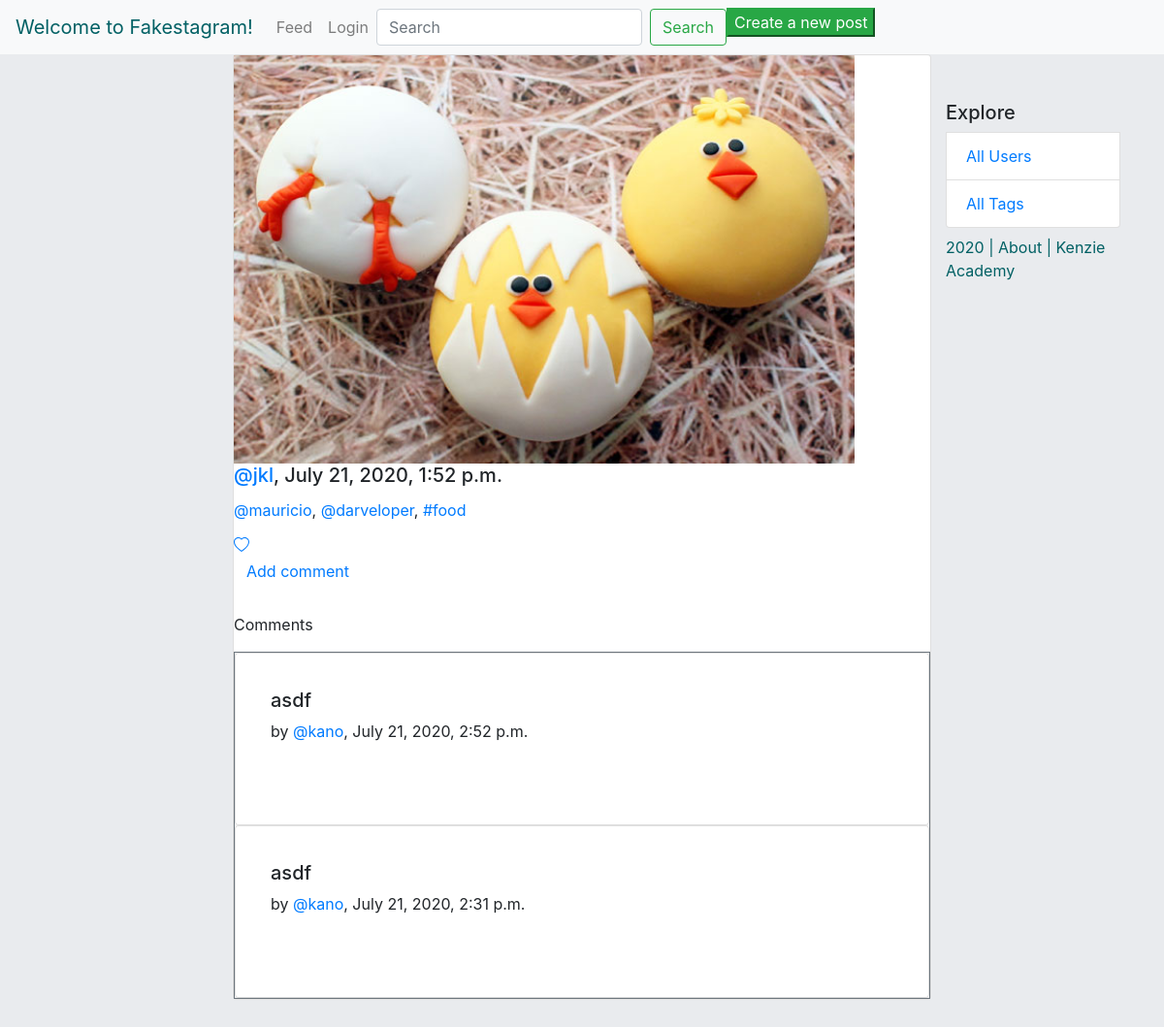
Screenshot of /post/9/ with the database file from the repository.
### insta_backend/models.py (models this page shows, shortened)
class Post(models.Model):
    author = models.ForeignKey(
        'authentication.Author',
        on_delete=models.CASCADE
    )
    image = models.ImageField(upload_to='post_uploads/')
    caption = models.TextField(max_length=500)
    created_timestamp = models.DateTimeField(auto_now_add=True)
    updated_timestamp = models.DateTimeField(auto_now=True)
    likes = models.ManyToManyField(
        'authentication.Author',
        blank=True,
        related_name="authors_who_like_this"
        )
    comments = models.ManyToManyField(
        'authentication.Author',
        blank=True,
        related_name="authors_who_commented_this"
        )

### authentication/models.py (models this page shows, shortened)
class Author(AbstractBaseUser):
    name = models.CharField(max_length=50)
    username = models.CharField(max_length=50, unique=True)
    slug = models.SlugField(null=False, unique=True)
    email = models.EmailField(max_length=100, unique=True)
    active = models.BooleanField(default=True)
    staff = models.BooleanField(default=False)
    admin = models.BooleanField(default=False)
    following = models.ManyToManyField(
        'self',
        related_name="following"
    )
    USERNAME_FIELD = 'username'
    REQUIRED_FIELDS = ['email', 'name']
    def __str__(self):
        return self.name
    objects = AuthorManager()

### comments/models.py (models this page shows, shortened)
class Comments(models.Model):
    posts = models.ForeignKey(
        Post, on_delete=models.CASCADE,
        null=True,
        blank=True,
        related_name='comment_text'
        )
    author = models.ForeignKey(
        'authentication.Author',
        max_length=200,
        on_delete=models.CASCADE
        )
    text = models.TextField()
    created_date = models.DateTimeField(default=timezone.now)
    approved_comment = models.BooleanField(default=False)

### insta_backend/views.py (the view)
# urls.py: path("post/<int:id>/", post_detail, name="post_detail"),
def post_detail(request, id):
    html = "post_detail.html"
    post = Post.objects.get(id=id)
    comments = Comments.objects.filter(posts=post).order_by('-created_date')
    return render(request, html, {'post': post, 'comments': comments})

### authentication/templates/post_detail.html (shortened to what this page needs)
{% extends 'base.html' %}
{% block content %}
<div class="col d-flex mt-5 align-left" > &nbsp; </div>
<div class="feed" style="margin-bottom: 10rem;">
    <div class="card" style="width: 45rem;">
        {% load static %}
            <img class=class="card-img mx-auto" alt="{{post.caption}}" style="width: 40rem; display: block;" src="{{ post.image.url }}"/>
            <h5 class="card-title"><a href={% url 'profile' slug=post.author.slug %}>@{{ post.author.username }}</a>, {{ post.created_timestamp }}</h5>
            <p class="card-text">{{ post.caption|safe }}</p>
            {% if request.user.is_authenticated %}
                <a href="/post/{{post.id}}/like/?next=/post/{{post.id}}" class="card-link">
            {% else %}
                <a href="/login/">
            {% endif %}
            </a>
            <div class='commentsection'>
                {% if request.user.is_authenticated %}
                    <a class="btn btn-default" href="/post/{{post.id}}/add_comment_to_post/?next={{request.path}}">Add comment</a>
                {% else %}
                    <a class="btn btn-default" href="/login/?next=/post/{{post.id}}/add_comment_to_post/">Add comment</a>
                {% endif %}
            </div>
            <br>
        <p class="user-select-all">Comments</p>
        <span class="border border-secondary">
            {% for comment in comments %}
                <div class="card">
                    <div class="card-body">
                        <div class="shadow p-3 mb-5 bg-white rounded">
                            <h5>
                                {{comment.text}}
                            </h5>
                                by <a href="{% url 'profile' slug=comment.author.slug %}">@{{comment.author}}</a>, {{comment.created_date}}
                        </div>
                    </div>
                </div>
            {% endfor %}
        </span>
        </div>
</div>
{% endblock %}

### rows the page displays
Post: image (picture), author.username "jkl", created_timestamp "July 21, 2020, 1:52 p.m.", caption "@mauricio , @darveloper , #food"
Comments: text "asdf", author "kano", created_date "July 21, 2020, 2:52 p.m."
Comments: text "asdf", author "kano", created_date "July 21, 2020, 2:31 p.m."
